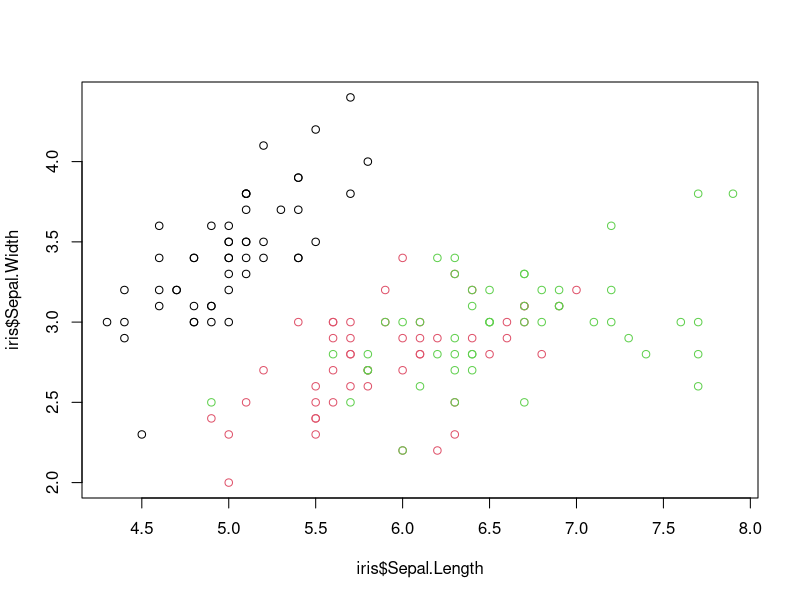
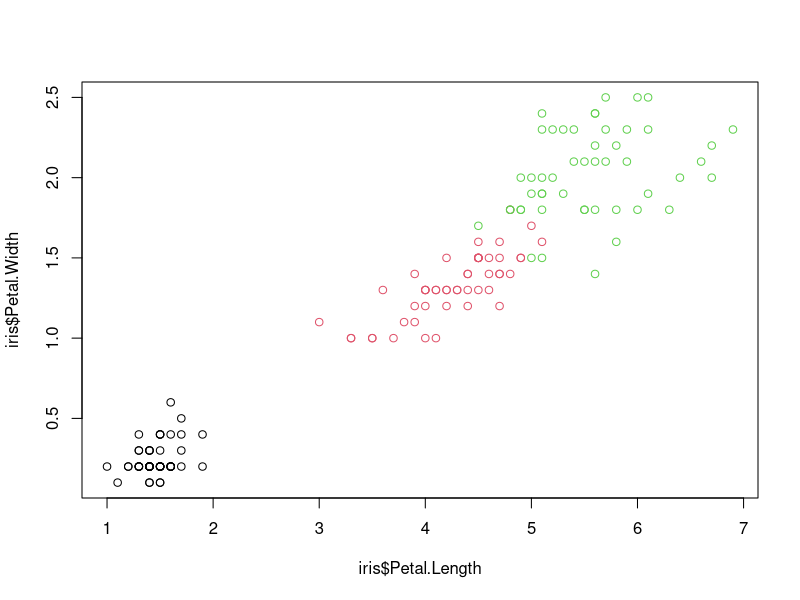
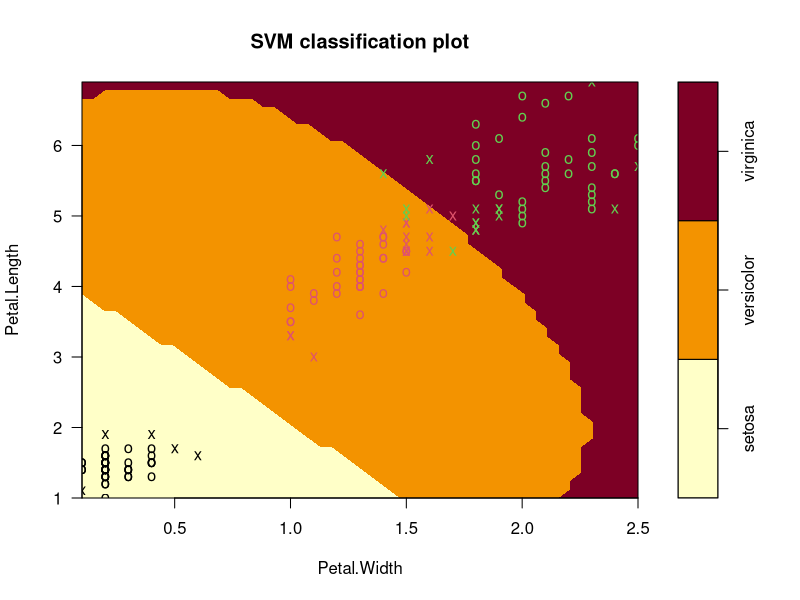
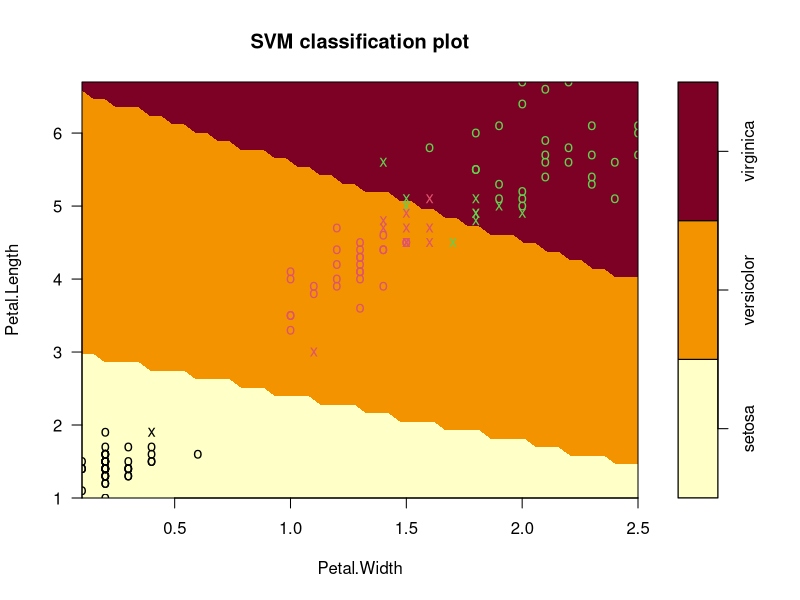
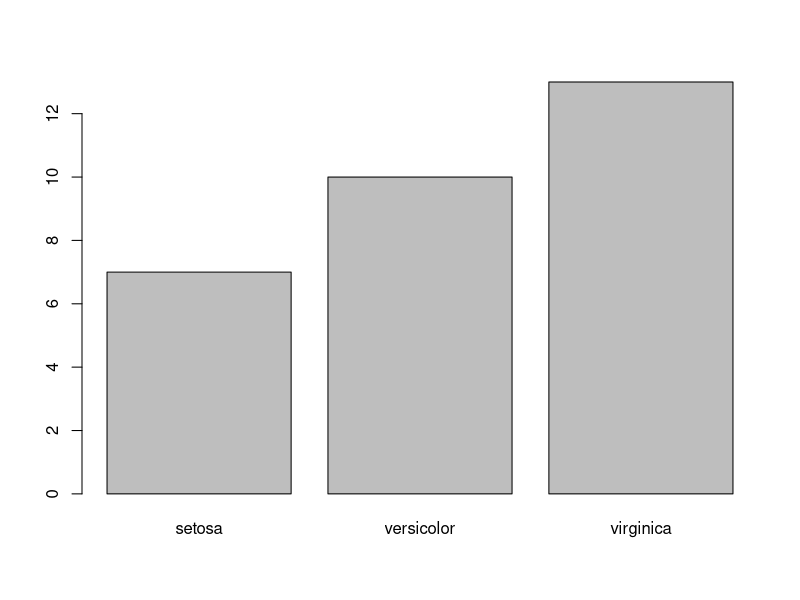

Generate these figures, in order, with R:
## ---- chunk 1
knitr::opts_chunk$set(echo = TRUE)
set.seed(162)
## ---- chunk 2
library(e1071)
## ---- chunk 3
svm_model <- svm(group ~ weight, data = PlantGrowth)

summary(svm_model)
## ---- chunk 4
data(iris)

plot(iris$Sepal.Length, iris$Sepal.Width, col=iris$Species)
plot(iris$Petal.Length, iris$Petal.Width, col=iris$Species)

col<-c("Petal.Length", "Petal.Width", "Species")
irisubset <- iris[,col]
## ---- chunk 5
svm2 <- svm(Species~., data = irisubset)
summary(svm2)
plot(svm2, irisubset)
## ---- chunk 6

s<-sample(150, 150 * .8)
iris_train<-irisubset[s,]
iris_test<-irisubset[-s,]

svm3 <- svm(Species ~., data = iris_train, kernel = "linear", scale = FALSE)
print(svm3)
plot(svm3, iris_train)

iris_predict <- predict(svm3, iris_test[,col], type="class")
plot(iris_predict)

table(iris_predict, iris_test[,3])
mean(iris_predict== iris_test[,3])
